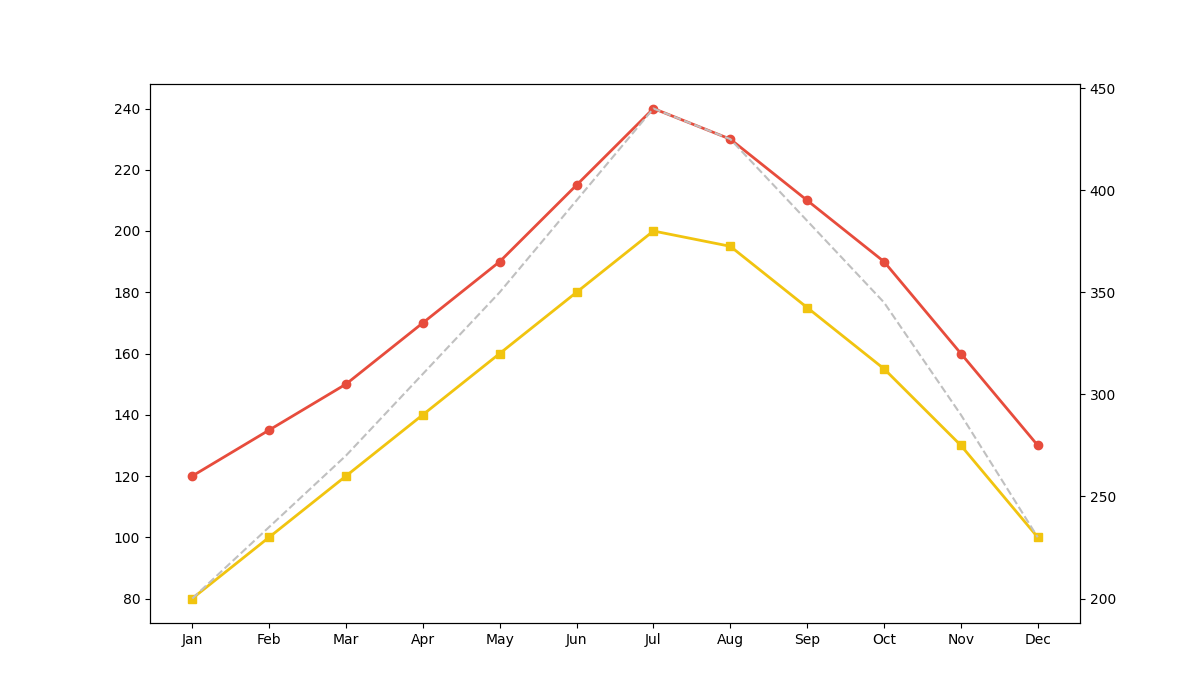

Source code (Python):
import matplotlib.pyplot as plt
import numpy as np

months = np.array(['Jan', 'Feb', 'Mar', 'Apr', 'May', 'Jun', 'Jul', 'Aug', 'Sep', 'Oct', 'Nov', 'Dec'])
solarland = np.array([120, 135, 150, 170, 190, 215, 240, 230, 210, 190, 160, 130])
ecotopia = np.array([80, 100, 120, 140, 160, 180, 200, 195, 175, 155, 130, 100])

fig, ax = plt.subplots(figsize=(12, 7))

ax.plot(months, solarland, marker='o', linestyle='-', color='#E74C3C', linewidth=2)
ax.plot(months, ecotopia, marker='s', linestyle='-', color='#F1C40F', linewidth=2)

total_kWh = solarland + ecotopia
ax2 = ax.twinx()
ax2.plot(months, total_kWh, color='silver', linestyle='--', linewidth=1.5)

plt.show()
